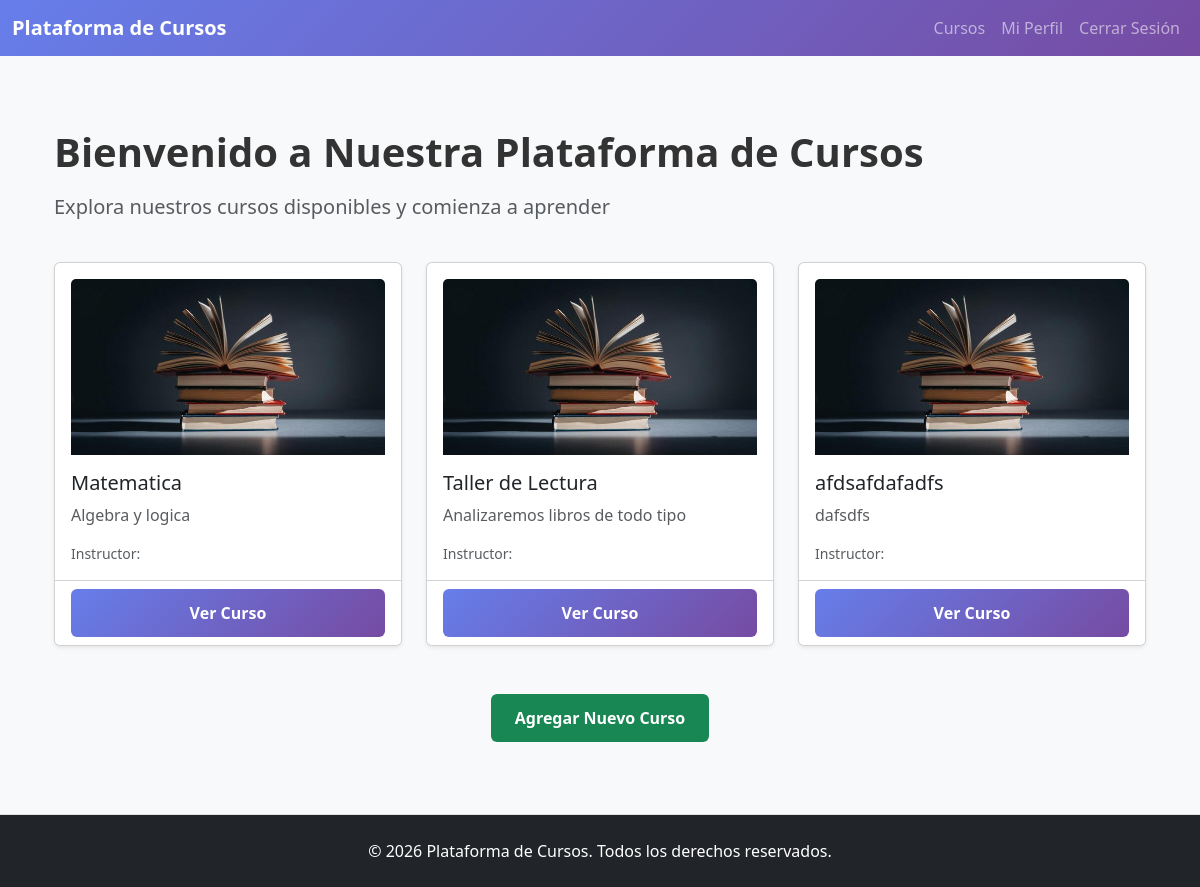
Page / (signed in) on the committed database.
### cursos/models.py (models this page shows, shortened)
class Curso(models.Model):
    categoria = models.ForeignKey(Categoria, on_delete=models.CASCADE, null=True, blank=True)
    titulo = models.CharField(max_length=200)
    descripcion = models.TextField()
    imagen = models.ImageField(upload_to='cursos/', blank=True, null=True)

### cursos/views.py (the view)
# urls.py: path('', inicio, name='inicio'),
def inicio(request):
    cursos = Curso.objects.select_related('categoria').all()
    return render(request, 'cursos/inicio.html', {'cursos': cursos})

### templates/cursos/inicio.html (shortened to what this page needs)
{% extends 'base.html' %}
{% block content %}
<div class="container mt-5">
    <div class="row mb-4">
        <div class="col-md-12">
            <h1 class="mb-3">Bienvenido a Nuestra Plataforma de Cursos</h1>
            <p class="lead text-muted">Explora nuestros cursos disponibles y comienza a aprender</p>
        </div>
    </div>
    {% if cursos %}
        <div class="row">
            {% for curso in cursos %}
                <div class="col-md-4 mb-4">
                    <div class="card h-100 shadow-sm">
                        <div class="card-body">
                            {% if curso.imagen %}
                                <img src="{{ curso.imagen.url }}" class="card-img-top mb-3" alt="{{ curso.titulo }}">
                            {% else %}
                                <img src="/media/default_course_image.jpg" class="card-img-top mb-3" alt="{{ curso.titulo }}">
                            {% endif %}
                            <h5 class="card-title">{{ curso.titulo }}</h5>
                            {% if curso.descripcion %}
                                <p class="card-text text-muted">{{ curso.descripcion|truncatewords:20 }}</p>
                            {% endif %}
                            <div class="d-flex justify-content-between align-items-center">
                                <small class="text-muted">Instructor: {{ curso.instructor }}</small>
                            </div>
                        </div>
                        <div class="card-footer bg-white">
                            <a href="{% url 'detalle_curso' curso.id %}" class="btn btn-primary btn-sm w-100">Ver Curso</a>
                        </div>
                    </div>
                </div>
            {% endfor %}
        </div>
    {% else %}
        <div class="alert alert-info" role="alert">
            <h4 class="alert-heading">No hay cursos disponibles</h4>
            <p>Por el momento no hay cursos disponibles. Por favor, intenta más tarde.</p>
        </div>
    {% endif %}
        <div class="text-center mt-4">
            <a href="{% url 'crear_curso' %}" class="btn btn-success">Agregar Nuevo Curso</a>
        </div>
</div>
{% endblock %}

### static/style.css (style rules this page uses)
* { margin: 0; padding: 0; box-sizing: border-box; }
body { font-family: 'Segoe UI', Tahoma, Geneva, Verdana, sans-serif; background-color: #f8f9fa; }
h1 { color: #333; margin-bottom: 30px; font-weight: 600; }
.btn { padding: 12px 24px; border: none; border-radius: 6px; font-size: 16px; font-weight: 600; cursor: pointer; transition: all 0.3s ease; }
.btn-primary { background: linear-gradient(135deg, #667eea 0%, #764ba2 100%); color: white; }

### rows in the picture
Curso: titulo "Matematica", descripcion "Algebra y logica"
Curso: titulo "Taller de Lectura", descripcion "Analizaremos libros de todo tipo"
Curso: titulo "afdsafdafadfs", descripcion "dafsdfs"
